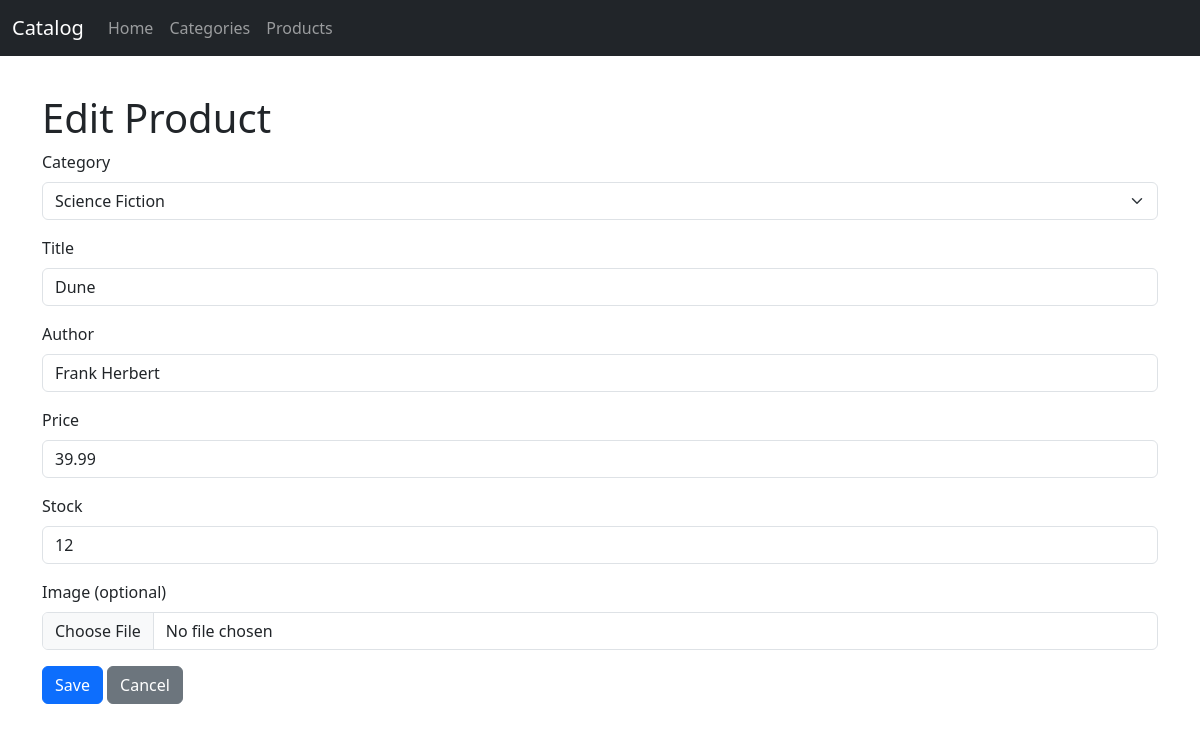
/products/1/edit, run on the app's committed database.
### tables this page shows
CREATE TABLE products (
    id INTEGER PRIMARY KEY AUTOINCREMENT,
    category_id INTEGER NOT NULL,
    title TEXT NOT NULL,
    author TEXT,
    image TEXT,
    price REAL,
    stock INTEGER DEFAULT 0,
    FOREIGN KEY (category_id) REFERENCES categories(id)
);

CREATE TABLE categories (
    id INTEGER PRIMARY KEY AUTOINCREMENT,
    name TEXT NOT NULL,
    description TEXT
);

### app/routes/products.py (the view, shortened to what this page needs)
@bp.route('/<int:product_id>/edit', methods=('GET', 'POST'))
def edit_product(product_id):
    product = models.get_product(product_id)
    if product is None:
        flash('Product not found.', 'warning')
        return redirect(url_for('products.list_products'))
    categories = models.get_categories()
    return render_template('products/form.html', product=product, categories=categories)

### app/models/db.py (called while the page is built)
def get_db():
    if 'db' not in g:
        db_path = current_app.config['DATABASE']
        conn = sqlite3.connect(db_path)
        conn.row_factory = sqlite3.Row
        g.db = conn
    return g.db

def get_categories():
    db = get_db()
    return db.execute('SELECT id, name, description FROM categories ORDER BY name').fetchall()

def get_product(product_id):
    db = get_db()
    return db.execute(
        'SELECT p.id, p.title, p.author, p.image, p.price, p.stock, p.category_id, c.name as category_name '
        'FROM products p JOIN categories c ON p.category_id = c.id WHERE p.id = ?', (product_id,)
    ).fetchone()

### app/templates/products/form.html (shortened to what this page needs)
{% extends 'base.html' %}
{% block content %}
<h1>{{ 'Edit' if product else 'Add' }} Product</h1>
<form method="post" enctype="multipart/form-data">
  <div class="mb-3">
    <label for="category_id" class="form-label">Category</label>
    <select id="category_id" name="category_id" class="form-select">
      {% for c in categories %}
      <option value="{{ c.id }}" {% if product and product.category_id==c.id %}selected{% endif %}>{{ c.name }}</option>
      {% endfor %}
    </select>
  </div>
  <div class="mb-3">
    <label for="title" class="form-label">Title</label>
    <input id="title" name="title" class="form-control" value="{{ product.title if product }}">
  </div>
  <div class="mb-3">
    <label for="author" class="form-label">Author</label>
    <input id="author" name="author" class="form-control" value="{{ product.author if product }}">
  </div>
  <div class="mb-3">
    <label for="price" class="form-label">Price</label>
    <input id="price" name="price" class="form-control" value="{{ product.price if product is not none }}">
  </div>
  <div class="mb-3">
    <label for="stock" class="form-label">Stock</label>
    <input id="stock" name="stock" class="form-control" value="{{ product.stock if product is not none }}">
  </div>
  <div class="mb-3">
    <label for="image" class="form-label">Image (optional)</label>
    <input id="image" name="image" type="file" class="form-control" accept="image/*">
  </div>
  <button class="btn btn-primary" type="submit">Save</button>
  <a href="{{ url_for('products.list_products') }}" class="btn btn-secondary">Cancel</a>
</form>
{% endblock %}

### app/static/style.css (style rules this page uses)
body { padding-top: 70px; }

### data on the page
products: category_id "Science Fiction", title "Dune", author "Frank Herbert", price "39.99", stock "12"

### other printed values
{{ 'Edit' if product else 'Add' }} "Edit"
